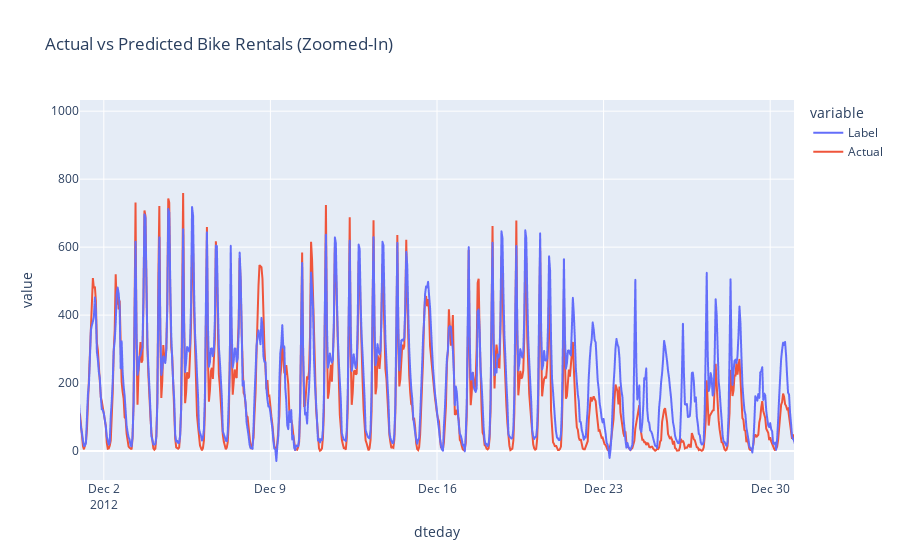

Notebook source saved alongside this figure:
### Code cell
# Combining all data
all_data = pd.concat([data, data_unseen])

# Creating the line chart with Plotly Express
fig = px.line(predictions, x='dteday', y=['Label'], title='Actual vs Predicted Bike Rentals (Zoomed-In)')

# Creating a new trace for the actual values
actual_trace = go.Scatter(x=all_data['dteday'], y=all_data['cnt'], name='Actual')

# Adding the actual and mean error traces to the figure
fig.add_trace(actual_trace)

# Setting the range for the x-axis to show a zoomed in region
fig.update_xaxes(range=['2012-12-01 00:00:00', '2012-12-31 00:00:00'])

# Displaying the chart
fig.show()

### Figure 1 — Plotly figure (JSON) as saved in the notebook; plotly's stock layout.template omitted (floating-point values rounded to 4 significant figures; data arrays with more than 128 entries replaced by an {"elided": "..."} marker saying what was removed)
{"data": [{"hovertemplate": "variable=Label<br>dteday=%{x}<br>value=%{y}<extra></extra>", "legendgroup": "Label", "line": {"color": "#636efa", "dash": "solid"}, "marker": {"symbol": "circle"}, "mode": "lines", "name": "Label", "showlegend": true, "type": "scattergl", "x": {"elided": "2888 str values"}, "xaxis": "x", "y": {"elided": "2888 float values"}, "yaxis": "y"}, {"name": "Actual", "type": "scatter", "x": {"elided": "17357 str values"}, "y": {"elided": "17357 int values"}}], "layout": {"legend": {"title": {"text": "variable"}, "tracegroupgap": 0}, "title": {"text": "Actual vs Predicted Bike Rentals (Zoomed-In)"}, "xaxis": {"anchor": "y", "domain": [0, 1], "range": ["2012-12-01 00:00:00", "2012-12-31 00:00:00"], "title": {"text": "dteday"}}, "yaxis": {"anchor": "x", "domain": [0, 1], "title": {"text": "value"}}}}
